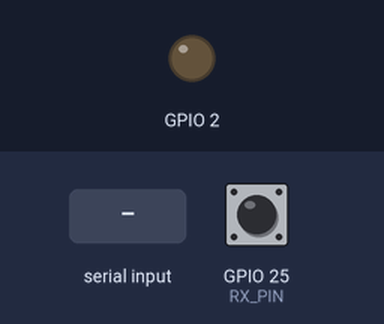
Bench run of a sketch on a simulated ESP32. On the bench: output pins drawn as LEDs (lit = HIGH). Dashed ring = blinking. The inputs (shaded band) are chosen by the test bench; at power-on: GPIO 25 (RX_PIN) HIGH. What the sketch prints to the serial monitor is not drawn.

Above: at 0.0 s.
At 1.1 s:
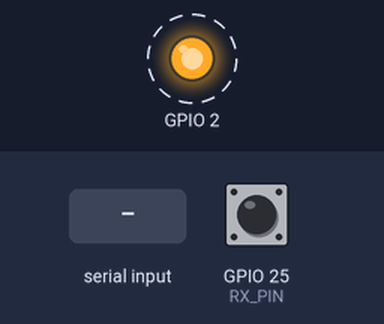
1.3 s: "1" received over Serial
4.3 s: "1" received over the second serial link
Timing chart, 0 to 13.3 s (numbered marks = the images above; inputs shaded):
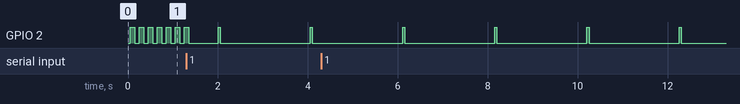

Measured:
- by itself, GPIO 2: alternates HIGH for 0.05 s and LOW for 2.0 s

The sketch:

uart_loopback_alt.ino
```cpp
/*
 * ESP32 UART Loopback Test - ALTERNATIVE PINS
 * Tests UART2 on GPIO4 (TX) and GPIO25 (RX)
 * Connect GPIO4 to GPIO25 with jumper wire
 */

#include <HardwareSerial.h>

// ALTERNATIVE UART2 pins - try these instead
#define TX_PIN 4    // Connect to GPIO25
#define RX_PIN 25   // Connect to GPIO4

HardwareSerial testSerial(2);
unsigned long testCount = 0;

void setup() {
  Serial.begin(115200);
  while (!Serial) delay(10);

  pinMode(2, OUTPUT);

  Serial.println("\n╔══════════════════════════════════════╗");
  Serial.println("║   UART2 LOOPBACK - ALT PINS          ║");
  Serial.println("╠══════════════════════════════════════╣");
  Serial.println("║   Testing GPIO4 (TX) and GPIO25 (RX) ║");
  Serial.println("║   Connect GPIO4 to GPIO25 with wire  ║");
  Serial.println("╚══════════════════════════════════════╝");
  Serial.println();
  Serial.println("WIRING:");
  Serial.println("  GPIO4 (TX) ───┐");
  Serial.println("                ├──► Jumper wire");
  Serial.println("  GPIO25 (RX) ──┘");
  Serial.println();
  Serial.println("Press any key to start test...\n");

  while (!Serial.available()) {
    digitalWrite(2, HIGH);
    delay(100);
    digitalWrite(2, LOW);
    delay(100);
  }
  Serial.read();

  Serial.println("Starting UART2 on GPIO4/25...\n");

  pinMode(TX_PIN, OUTPUT);
  pinMode(RX_PIN, INPUT_PULLUP);

  testSerial.begin(4800, SERIAL_8N1, RX_PIN, TX_PIN);

  delay(100);

  Serial.println("UART2 initialized at 4800 baud");
  Serial.print("GPIO");
  Serial.print(TX_PIN);
  Serial.print(" (TX) state: ");
  Serial.println(digitalRead(TX_PIN) ? "HIGH" : "LOW");

  Serial.print("GPIO");
  Serial.print(RX_PIN);
  Serial.print(" (RX) state: ");
  Serial.println(digitalRead(RX_PIN) ? "HIGH" : "LOW");

  Serial.println("\n╔══════════════════════════════════════╗");
  Serial.println("║   TESTING LOOPBACK                   ║");
  Serial.println("║   Sending test data...               ║");
  Serial.println("╚══════════════════════════════════════╝\n");
}

void loop() {
  static unsigned long lastSend = 0;

  if (millis() - lastSend > 2000) {
    testCount++;

    char buffer[32];
    snprintf(buffer, sizeof(buffer), "Alt Pin Test #%lu!\r\n", testCount);

    Serial.print("Sending: ");
    Serial.print(buffer);

    testSerial.print(buffer);

    digitalWrite(2, HIGH);
    delay(50);
    digitalWrite(2, LOW);

    lastSend = millis();
    delay(100);  // Allow time for loopback
  }

  if (testSerial.available()) {
    digitalWrite(2, HIGH);

    Serial.print("Received: ");

    while (testSerial.available()) {
      char c = testSerial.read();
      Serial.print(c);
    }

    Serial.println(" ✓ WORKING!");
    digitalWrite(2, LOW);
  }

  delay(1);
}
```
